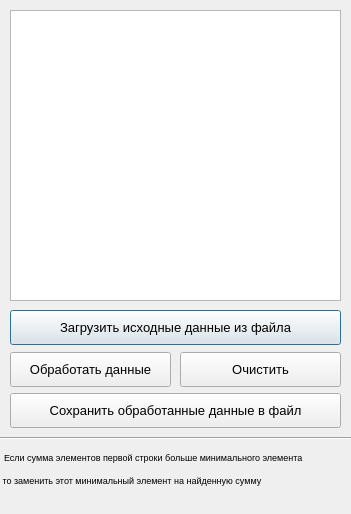
<?xml version="1.0" encoding="UTF-8"?>
<ui version="4.0">
 <class>Dialog</class>
 <widget class="QDialog" name="Dialog">
  <property name="geometry">
   <rect>
    <x>0</x>
    <y>0</y>
    <width>351</width>
    <height>514</height>
   </rect>
  </property>
  <property name="minimumSize">
   <size>
    <width>351</width>
    <height>514</height>
   </size>
  </property>
  <property name="maximumSize">
   <size>
    <width>351</width>
    <height>514</height>
   </size>
  </property>
  <property name="windowTitle">
   <string>Dialog</string>
  </property>
  <widget class="QPlainTextEdit" name="plainTextEdit">
   <property name="geometry">
    <rect>
     <x>10</x>
     <y>10</y>
     <width>331</width>
     <height>291</height>
    </rect>
   </property>
   <property name="font">
    <font>
     <family>Courier New</family>
     <pointsize>10</pointsize>
    </font>
   </property>
  </widget>
  <widget class="QPushButton" name="btn_upload_data">
   <property name="geometry">
    <rect>
     <x>10</x>
     <y>310</y>
     <width>331</width>
     <height>35</height>
    </rect>
   </property>
   <property name="font">
    <font>
     <family>Segoe UI</family>
     <pointsize>10</pointsize>
    </font>
   </property>
   <property name="text">
    <string>Загрузить исходные данные из файла</string>
   </property>
  </widget>
  <widget class="QPushButton" name="btn_process_data">
   <property name="geometry">
    <rect>
     <x>10</x>
     <y>352</y>
     <width>161</width>
     <height>35</height>
    </rect>
   </property>
   <property name="font">
    <font>
     <family>Segoe UI</family>
     <pointsize>10</pointsize>
    </font>
   </property>
   <property name="text">
    <string>Обработать данные</string>
   </property>
  </widget>
  <widget class="QPushButton" name="btn_clear">
   <property name="geometry">
    <rect>
     <x>180</x>
     <y>352</y>
     <width>161</width>
     <height>35</height>
    </rect>
   </property>
   <property name="font">
    <font>
     <family>Segoe UI</family>
     <pointsize>10</pointsize>
    </font>
   </property>
   <property name="text">
    <string>Очистить</string>
   </property>
  </widget>
  <widget class="QPushButton" name="btn_save_data">
   <property name="geometry">
    <rect>
     <x>10</x>
     <y>393</y>
     <width>331</width>
     <height>35</height>
    </rect>
   </property>
   <property name="font">
    <font>
     <family>Segoe UI</family>
     <pointsize>10</pointsize>
    </font>
   </property>
   <property name="text">
    <string>Сохранить обработанные данные в файл</string>
   </property>
  </widget>
  <widget class="QLabel" name="label_task_1">
   <property name="geometry">
    <rect>
     <x>4</x>
     <y>447</y>
     <width>341</width>
     <height>20</height>
    </rect>
   </property>
   <property name="font">
    <font>
     <family>Segoe UI</family>
     <pointsize>7</pointsize>
    </font>
   </property>
   <property name="text">
    <string>Если сумма элементов первой строки больше минимального элемента</string>
   </property>
  </widget>
  <widget class="QLabel" name="label_task_2">
   <property name="geometry">
    <rect>
     <x>0</x>
     <y>470</y>
     <width>351</width>
     <height>20</height>
    </rect>
   </property>
   <property name="font">
    <font>
     <family>Segoe UI</family>
     <pointsize>7</pointsize>
    </font>
   </property>
   <property name="text">
    <string> то заменить этот минимальный элемент на найденную сумму</string>
   </property>
  </widget>
  <widget class="QLabel" name="label_task_3">
   <property name="geometry">
    <rect>
     <x>0</x>
     <y>500</y>
     <width>331</width>
     <height>16</height>
    </rect>
   </property>
   <property name="font">
    <font>
     <family>Segoe UI</family>
     <pointsize>10</pointsize>
    </font>
   </property>
   <property name="text">
    <string/>
   </property>
  </widget>
  <widget class="Line" name="line">
   <property name="geometry">
    <rect>
     <x>0</x>
     <y>430</y>
     <width>351</width>
     <height>16</height>
    </rect>
   </property>
   <property name="orientation">
    <enum>Qt::Horizontal</enum>
   </property>
  </widget>
 </widget>
 <resources/>
 <connections/>
</ui>
